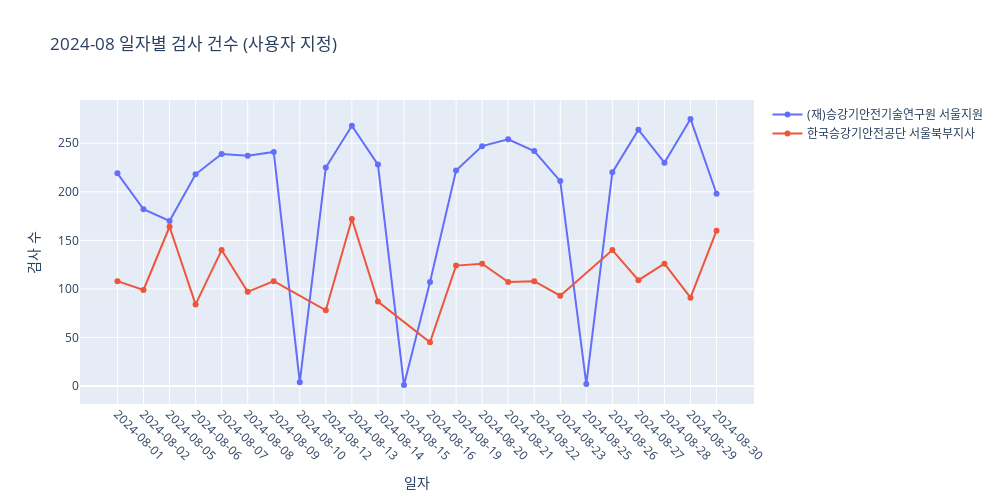

Here is the notebook cell this chart was saved with:
### Code cell
# 사용 예시 1
plot_daily_by_institution(
    df,
    year_month='2024-08',
    target_institutions=['(재)승강기안전기술연구원 서울지원', '한국승강기안전공단 서울북부지사']
)

### Figure 1 — Plotly figure (JSON) as saved in the notebook; plotly's stock layout.template omitted (floating-point values rounded to 4 significant figures)
{"data": [{"customdata": [["Thursday"], ["Friday"], ["Monday"], ["Tuesday"], ["Wednesday"], ["Thursday"], ["Friday"], ["Saturday"], ["Monday"], ["Tuesday"], ["Wednesday"], ["Thursday"], ["Friday"], ["Monday"], ["Tuesday"], ["Wednesday"], ["Thursday"], ["Friday"], ["Sunday"], ["Monday"], ["Tuesday"], ["Wednesday"], ["Thursday"], ["Friday"]], "hovertemplate": "<b>검사기관: (재)승강기안전기술연구원 서울지원</b><br>일자: %{x}<br>요일: %{customdata[0]}<br>검사 수: %{y}<extra></extra>", "mode": "lines+markers", "name": "(재)승강기안전기술연구원 서울지원", "type": "scatter", "x": ["2024-08-01", "2024-08-02", "2024-08-05", "2024-08-06", "2024-08-07", "2024-08-08", "2024-08-09", "2024-08-10", "2024-08-12", "2024-08-13", "2024-08-14", "2024-08-15", "2024-08-16", "2024-08-19", "2024-08-20", "2024-08-21", "2024-08-22", "2024-08-23", "2024-08-25", "2024-08-26", "2024-08-27", "2024-08-28", "2024-08-29", "2024-08-30"], "y": [219, 182, 170, 218, 239, 237, 241, 4, 225, 268, 228, 1, 107, 222, 247, 254, 242, 211, 2, 220, 264, 230, 275, 198]}, {"customdata": [["Thursday"], ["Friday"], ["Monday"], ["Tuesday"], ["Wednesday"], ["Thursday"], ["Friday"], ["Monday"], ["Tuesday"], ["Wednesday"], ["Friday"], ["Monday"], ["Tuesday"], ["Wednesday"], ["Thursday"], ["Friday"], ["Monday"], ["Tuesday"], ["Wednesday"], ["Thursday"], ["Friday"]], "hovertemplate": "<b>검사기관: 한국승강기안전공단 서울북부지사</b><br>일자: %{x}<br>요일: %{customdata[0]}<br>검사 수: %{y}<extra></extra>", "mode": "lines+markers", "name": "한국승강기안전공단 서울북부지사", "type": "scatter", "x": ["2024-08-01", "2024-08-02", "2024-08-05", "2024-08-06", "2024-08-07", "2024-08-08", "2024-08-09", "2024-08-12", "2024-08-13", "2024-08-14", "2024-08-16", "2024-08-19", "2024-08-20", "2024-08-21", "2024-08-22", "2024-08-23", "2024-08-26", "2024-08-27", "2024-08-28", "2024-08-29", "2024-08-30"], "y": [108, 99, 164, 84, 140, 97, 108, 78, 172, 87, 45, 124, 126, 107, 108, 93, 140, 109, 126, 91, 160]}], "layout": {"height": 500, "hovermode": "closest", "title": {"text": "2024-08 일자별 검사 건수 (사용자 지정)"}, "width": 1000, "xaxis": {"tickangle": 45, "title": {"text": "일자"}, "type": "category"}, "yaxis": {"title": {"text": "검사 수"}}}}
